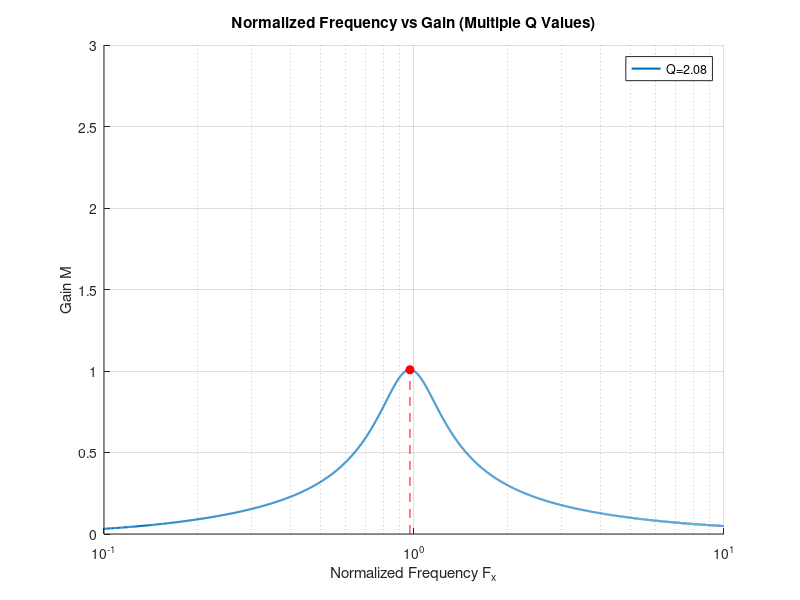

MATLAB code for this plot:
clear all;
close all;
clc;

% Design Specifications
fr = 100e3; % Resonant frequency in Hz  ********
Vin_nom = 23; % Nominal input voltage in V
Vout = 22.2; % Output voltage in V
%Nps = (Vin_nom / (2*Vout)); % Transformer turns ratio Half Bridge 
Nps = 0.5;
% for Full Bridge Nps = (Vin_nom / Vout);
Pout_max = 330; % Maximum output power in W
m = 5; % Ratio (Lr + Lm) / Lr    ********** % Maximum quality factor *************
% Assume primary turns for practical implementation
Q_max = 2.0761;
Np = 10; % Example primary turns
Ns = round(Np / Nps); % Calculate secondary turns

% Calculate Reflected Load Resistance
Rac_min = (8 / (pi^2)) * (Nps^2 * Vout^2 / Pout_max);

% Calculate Resonant Tank Components
%Lr = 16e-6;
Lr = 1e-6;
%Lr = Rac_min * Q_max / (2 * pi * fr);
%Cr = 1 / ((2 * pi * fr)^2 * Lr);
Cr = 1 / ((2 * pi * fr)^2 * Lr);
Lm = m * Lr - Lr;

% Calculate Output Load Resistance
Rout = Vout^2 / Pout_max;
%Q_max = sqrt(Lr/Cr)/(Rout)
% Normalized Frequency vs Gain Plot
F = linspace(0.1, 10, 10000); % Normalized frequency range
Q_values = (sqrt(Lr/Cr)/Rac_min)

figure;
hold on;
for i = 1:length(Q_values)
    Q = Q_values(i);
    %M = F.^2*(m-1)./((m*F.^2-1).^2+F.^2.*(F.^2-1).^2*(m-1)^2*Q^2).^0.5;
     M = F.^2 * (m - 1) ./ sqrt((m * F.^2 - 1).^2 + F.^2 .* (F.^2 - 1).^2 * (m - 1)^2 * Q^2);
    plot(F, M, 'LineWidth', 1.5, 'DisplayName', sprintf('Q=%.2f', Q));
end

% Highlight the peak for Q_max
M_Qmax = F.^2 * (m - 1) ./ sqrt((m * F.^2 - 1).^2 + F.^2 .* (F.^2 - 1).^2 * (m - 1)^2 * Q_max^2);
[maxM, idx] = max(M_Qmax);
Fpeak = F(idx);

plot([Fpeak Fpeak], [0 maxM], 'r--', 'HandleVisibility', 'off');
plot(Fpeak, maxM, 'ro', 'MarkerFaceColor', 'r', 'HandleVisibility', 'off');

xlabel('Normalized Frequency F_x');
ylabel('Gain M');
xlim([0.1 10]);
ylim([0 3]);
set(gca, 'XScale', 'log');
grid on;
legend show;
title('Normalized Frequency vs Gain (Multiple Q Values)');
hold off;

% Display computed values
disp('Resonant Tank Values:');
disp(['Lr = ', num2str(Lr*1e6), ' uH']);
disp(['Cr = ', num2str(Cr*1e6), ' uF']);
disp(['Lm = ', num2str(Lm*1e6), ' uH']);
disp(['Turns Ratio (Nps) = ', num2str(Nps)]);
disp(['Primary Turns (Np) = ', num2str(Np)]);
disp(['Secondary Turns (Ns) = ', num2str(Ns)]);
disp(['Output Load Resistance (Rout) = ', num2str(Rout), ' Ohms']);

